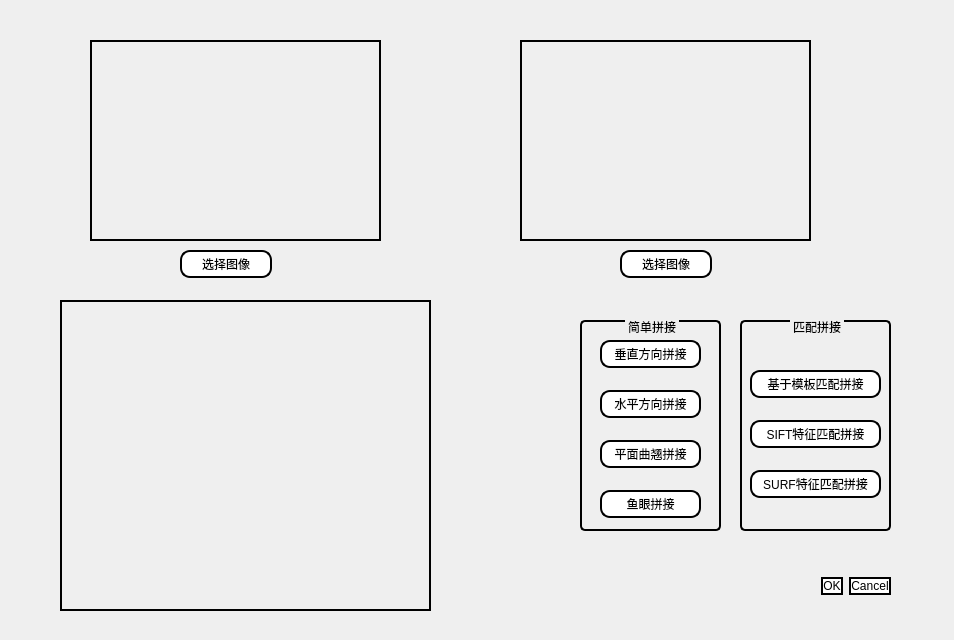
<?xml version="1.0" encoding="UTF-8"?>
<ui version="4.0">
 <class>ConcatDialog</class>
 <widget class="QDialog" name="ConcatDialog">
  <property name="geometry">
   <rect>
    <x>0</x>
    <y>0</y>
    <width>954</width>
    <height>640</height>
   </rect>
  </property>
  <property name="windowTitle">
   <string>Dialog</string>
  </property>
  <property name="styleSheet">
   <string notr="true">QSlider::groove:horizontal{
background:#000000;
height:8px;
border-radius:4px;
}

QSlider::add-page:horizontal{
background:#E4E4E4;
height:8px;
border-radius:4px;
}

QSlider::sub-page:horizontal{
background:#000000;
height:8px;
border-radius:4px;
}

QSlider::handle:horizontal{
width:13px;
margin-top:-3px;
margin-bottom:-3px;
border-radius:6px;
background:qradialgradient(spread:pad,cx:0.5,cy:0.5,radius:0.5,fx:0.5,fy:0.5,stop:0.6 #FFFFFF,stop:0.8 #B6B6B6);
}
QPushButton {
background-color:#ffffff;
border-width:2px;
border-color: #000000;
border-style: solid;
border-radius:10px;  
}
QGroupBox{
    border:2px solid;
    border-radius:5px;
    margin-top:0.5em;
}

QGroupBox::title{
    subcontrol-origin: margin;
    subcontrol-position: top center;
    padding:0 1px;
}</string>
  </property>
  <widget class="QDialogButtonBox" name="buttonBox">
   <property name="geometry">
    <rect>
     <x>550</x>
     <y>570</y>
     <width>341</width>
     <height>32</height>
    </rect>
   </property>
   <property name="orientation">
    <enum>Qt::Horizontal</enum>
   </property>
   <property name="standardButtons">
    <set>QDialogButtonBox::Cancel|QDialogButtonBox::Ok</set>
   </property>
  </widget>
  <widget class="QLabel" name="label_show1">
   <property name="geometry">
    <rect>
     <x>90</x>
     <y>40</y>
     <width>291</width>
     <height>201</height>
    </rect>
   </property>
   <property name="frameShape">
    <enum>QFrame::WinPanel</enum>
   </property>
   <property name="lineWidth">
    <number>1</number>
   </property>
   <property name="text">
    <string/>
   </property>
  </widget>
  <widget class="QLabel" name="label_show2">
   <property name="geometry">
    <rect>
     <x>520</x>
     <y>40</y>
     <width>291</width>
     <height>201</height>
    </rect>
   </property>
   <property name="frameShape">
    <enum>QFrame::WinPanel</enum>
   </property>
   <property name="lineWidth">
    <number>1</number>
   </property>
   <property name="text">
    <string/>
   </property>
  </widget>
  <widget class="QLabel" name="label_show">
   <property name="geometry">
    <rect>
     <x>60</x>
     <y>300</y>
     <width>371</width>
     <height>311</height>
    </rect>
   </property>
   <property name="frameShape">
    <enum>QFrame::WinPanel</enum>
   </property>
   <property name="lineWidth">
    <number>1</number>
   </property>
   <property name="text">
    <string/>
   </property>
  </widget>
  <widget class="QGroupBox" name="groupBox">
   <property name="geometry">
    <rect>
     <x>580</x>
     <y>320</y>
     <width>141</width>
     <height>211</height>
    </rect>
   </property>
   <property name="title">
    <string>简单拼接</string>
   </property>
   <widget class="QPushButton" name="pushButton_fisheye">
    <property name="geometry">
     <rect>
      <x>20</x>
      <y>170</y>
      <width>101</width>
      <height>28</height>
     </rect>
    </property>
    <property name="text">
     <string>鱼眼拼接</string>
    </property>
   </widget>
   <widget class="QPushButton" name="pushButton_horizomal">
    <property name="geometry">
     <rect>
      <x>20</x>
      <y>70</y>
      <width>101</width>
      <height>28</height>
     </rect>
    </property>
    <property name="text">
     <string>水平方向拼接</string>
    </property>
   </widget>
   <widget class="QPushButton" name="pushButton_vertical">
    <property name="geometry">
     <rect>
      <x>20</x>
      <y>20</y>
      <width>101</width>
      <height>28</height>
     </rect>
    </property>
    <property name="text">
     <string>垂直方向拼接</string>
    </property>
   </widget>
   <widget class="QPushButton" name="pushButton_bend">
    <property name="geometry">
     <rect>
      <x>20</x>
      <y>120</y>
      <width>101</width>
      <height>28</height>
     </rect>
    </property>
    <property name="text">
     <string>平面曲翘拼接</string>
    </property>
   </widget>
  </widget>
  <widget class="QGroupBox" name="groupBox_2">
   <property name="geometry">
    <rect>
     <x>740</x>
     <y>320</y>
     <width>151</width>
     <height>211</height>
    </rect>
   </property>
   <property name="title">
    <string>匹配拼接</string>
   </property>
   <widget class="QPushButton" name="pushButton_SURF">
    <property name="geometry">
     <rect>
      <x>10</x>
      <y>150</y>
      <width>131</width>
      <height>28</height>
     </rect>
    </property>
    <property name="text">
     <string>SURF特征匹配拼接</string>
    </property>
   </widget>
   <widget class="QPushButton" name="pushButton_model">
    <property name="geometry">
     <rect>
      <x>10</x>
      <y>50</y>
      <width>131</width>
      <height>28</height>
     </rect>
    </property>
    <property name="text">
     <string>基于模板匹配拼接</string>
    </property>
   </widget>
   <widget class="QPushButton" name="pushButton_SIFT">
    <property name="geometry">
     <rect>
      <x>10</x>
      <y>100</y>
      <width>131</width>
      <height>28</height>
     </rect>
    </property>
    <property name="text">
     <string>SIFT特征匹配拼接</string>
    </property>
   </widget>
  </widget>
  <widget class="QPushButton" name="pushButton_open1">
   <property name="geometry">
    <rect>
     <x>180</x>
     <y>250</y>
     <width>92</width>
     <height>28</height>
    </rect>
   </property>
   <property name="text">
    <string>选择图像</string>
   </property>
  </widget>
  <widget class="QPushButton" name="pushButton_open2">
   <property name="geometry">
    <rect>
     <x>620</x>
     <y>250</y>
     <width>92</width>
     <height>28</height>
    </rect>
   </property>
   <property name="text">
    <string>选择图像</string>
   </property>
  </widget>
 </widget>
 <resources/>
 <connections>
  <connection>
   <sender>buttonBox</sender>
   <signal>accepted()</signal>
   <receiver>ConcatDialog</receiver>
   <slot>accept()</slot>
   <hints>
    <hint type="sourcelabel">
     <x>248</x>
     <y>254</y>
    </hint>
    <hint type="destinationlabel">
     <x>157</x>
     <y>274</y>
    </hint>
   </hints>
  </connection>
  <connection>
   <sender>buttonBox</sender>
   <signal>rejected()</signal>
   <receiver>ConcatDialog</receiver>
   <slot>reject()</slot>
   <hints>
    <hint type="sourcelabel">
     <x>316</x>
     <y>260</y>
    </hint>
    <hint type="destinationlabel">
     <x>286</x>
     <y>274</y>
    </hint>
   </hints>
  </connection>
 </connections>
</ui>
